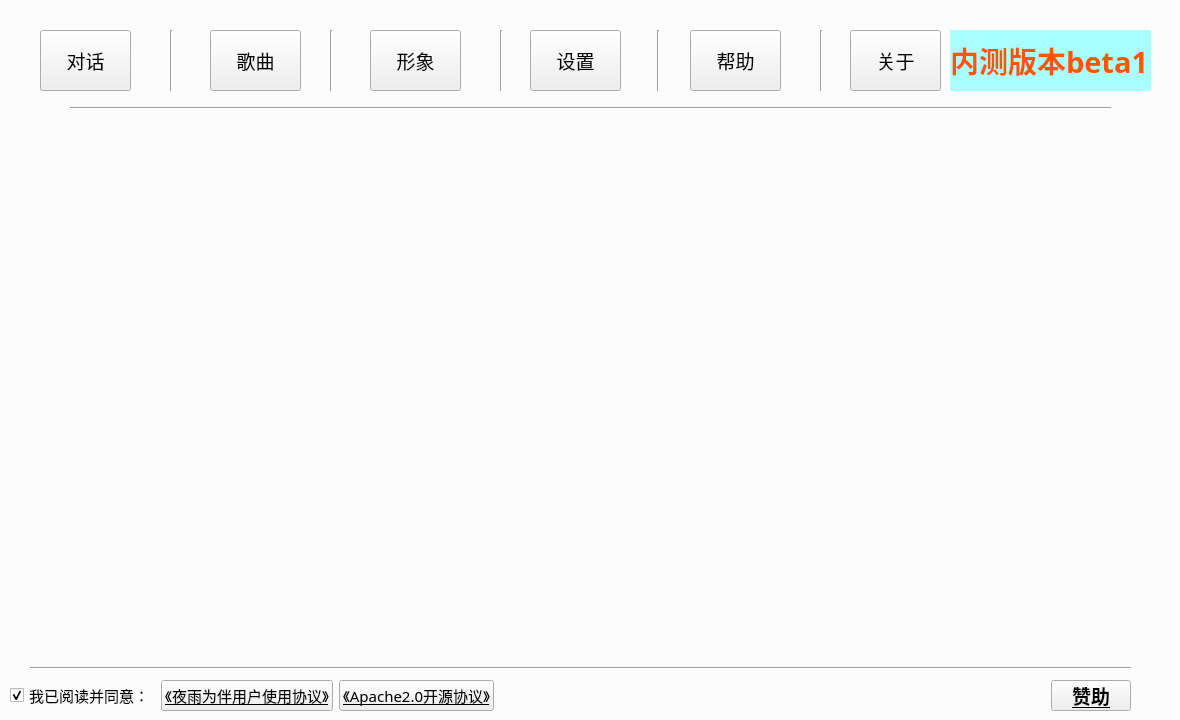
<?xml version="1.0" encoding="UTF-8"?>
<ui version="4.0">
 <class>mainform</class>
 <widget class="QWidget" name="mainform">
  <property name="geometry">
   <rect>
    <x>0</x>
    <y>0</y>
    <width>1180</width>
    <height>720</height>
   </rect>
  </property>
  <property name="font">
   <font>
    <family>新宋体</family>
    <pointsize>11</pointsize>
   </font>
  </property>
  <property name="windowTitle">
   <string>Form</string>
  </property>
  <widget class="QPushButton" name="talk_button">
   <property name="geometry">
    <rect>
     <x>40</x>
     <y>30</y>
     <width>91</width>
     <height>61</height>
    </rect>
   </property>
   <property name="font">
    <font>
     <family>新宋体</family>
     <pointsize>14</pointsize>
    </font>
   </property>
   <property name="text">
    <string>对话</string>
   </property>
  </widget>
  <widget class="Line" name="dock_line1">
   <property name="geometry">
    <rect>
     <x>170</x>
     <y>30</y>
     <width>3</width>
     <height>61</height>
    </rect>
   </property>
   <property name="orientation">
    <enum>Qt::Vertical</enum>
   </property>
  </widget>
  <widget class="Line" name="dock_line2">
   <property name="geometry">
    <rect>
     <x>330</x>
     <y>30</y>
     <width>3</width>
     <height>61</height>
    </rect>
   </property>
   <property name="orientation">
    <enum>Qt::Vertical</enum>
   </property>
  </widget>
  <widget class="QPushButton" name="sing_button">
   <property name="geometry">
    <rect>
     <x>210</x>
     <y>30</y>
     <width>91</width>
     <height>61</height>
    </rect>
   </property>
   <property name="font">
    <font>
     <family>新宋体</family>
     <pointsize>14</pointsize>
    </font>
   </property>
   <property name="text">
    <string>歌曲</string>
   </property>
  </widget>
  <widget class="Line" name="dock_line3">
   <property name="geometry">
    <rect>
     <x>500</x>
     <y>30</y>
     <width>3</width>
     <height>61</height>
    </rect>
   </property>
   <property name="orientation">
    <enum>Qt::Vertical</enum>
   </property>
  </widget>
  <widget class="QPushButton" name="person_button">
   <property name="geometry">
    <rect>
     <x>370</x>
     <y>30</y>
     <width>91</width>
     <height>61</height>
    </rect>
   </property>
   <property name="font">
    <font>
     <family>新宋体</family>
     <pointsize>14</pointsize>
    </font>
   </property>
   <property name="text">
    <string>形象</string>
   </property>
  </widget>
  <widget class="Line" name="dock_line4">
   <property name="geometry">
    <rect>
     <x>657</x>
     <y>30</y>
     <width>3</width>
     <height>61</height>
    </rect>
   </property>
   <property name="orientation">
    <enum>Qt::Vertical</enum>
   </property>
  </widget>
  <widget class="QPushButton" name="setting_button">
   <property name="geometry">
    <rect>
     <x>530</x>
     <y>30</y>
     <width>91</width>
     <height>61</height>
    </rect>
   </property>
   <property name="font">
    <font>
     <family>新宋体</family>
     <pointsize>14</pointsize>
    </font>
   </property>
   <property name="text">
    <string>设置</string>
   </property>
  </widget>
  <widget class="Line" name="dock_line5">
   <property name="geometry">
    <rect>
     <x>820</x>
     <y>30</y>
     <width>3</width>
     <height>61</height>
    </rect>
   </property>
   <property name="orientation">
    <enum>Qt::Vertical</enum>
   </property>
  </widget>
  <widget class="QPushButton" name="help_button">
   <property name="geometry">
    <rect>
     <x>690</x>
     <y>30</y>
     <width>91</width>
     <height>61</height>
    </rect>
   </property>
   <property name="font">
    <font>
     <family>新宋体</family>
     <pointsize>14</pointsize>
    </font>
   </property>
   <property name="text">
    <string>帮助</string>
   </property>
  </widget>
  <widget class="QPushButton" name="about_button">
   <property name="geometry">
    <rect>
     <x>850</x>
     <y>30</y>
     <width>91</width>
     <height>61</height>
    </rect>
   </property>
   <property name="font">
    <font>
     <family>新宋体</family>
     <pointsize>14</pointsize>
    </font>
   </property>
   <property name="text">
    <string>关于</string>
   </property>
  </widget>
  <widget class="Line" name="mainform_line1">
   <property name="geometry">
    <rect>
     <x>70</x>
     <y>100</y>
     <width>1041</width>
     <height>16</height>
    </rect>
   </property>
   <property name="orientation">
    <enum>Qt::Horizontal</enum>
   </property>
  </widget>
  <widget class="QWidget" name="horizontalLayoutWidget">
   <property name="geometry">
    <rect>
     <x>10</x>
     <y>680</y>
     <width>1161</width>
     <height>31</height>
    </rect>
   </property>
   <layout class="QHBoxLayout" name="statusbar_layout" stretch="0,0,0,4,0,0">
    <item>
     <widget class="QCheckBox" name="agreement_checkbox">
      <property name="text">
       <string>我已阅读并同意：</string>
      </property>
      <property name="checked">
       <bool>true</bool>
      </property>
     </widget>
    </item>
    <item>
     <widget class="QPushButton" name="RainyFriend_agreement_button">
      <property name="font">
       <font>
        <family>新宋体</family>
        <pointsize>11</pointsize>
        <underline>true</underline>
       </font>
      </property>
      <property name="text">
       <string>《夜雨为伴用户使用协议》</string>
      </property>
     </widget>
    </item>
    <item>
     <widget class="QPushButton" name="Apache_agreement_button">
      <property name="font">
       <font>
        <family>新宋体</family>
        <pointsize>11</pointsize>
        <underline>true</underline>
       </font>
      </property>
      <property name="text">
       <string>《Apache2.0开源协议》</string>
      </property>
     </widget>
    </item>
    <item>
     <spacer name="status_bar_sp1">
      <property name="orientation">
       <enum>Qt::Horizontal</enum>
      </property>
      <property name="sizeHint" stdset="0">
       <size>
        <width>40</width>
        <height>20</height>
       </size>
      </property>
     </spacer>
    </item>
    <item>
     <widget class="QPushButton" name="encourage_button">
      <property name="font">
       <font>
        <family>隶书</family>
        <pointsize>14</pointsize>
        <bold>true</bold>
        <underline>true</underline>
       </font>
      </property>
      <property name="text">
       <string>赞助</string>
      </property>
     </widget>
    </item>
    <item>
     <spacer name="status_bar_sp2">
      <property name="orientation">
       <enum>Qt::Horizontal</enum>
      </property>
      <property name="sizeHint" stdset="0">
       <size>
        <width>40</width>
        <height>20</height>
       </size>
      </property>
     </spacer>
    </item>
   </layout>
  </widget>
  <widget class="QWidget" name="horizontalLayoutWidget_2">
   <property name="geometry">
    <rect>
     <x>25</x>
     <y>122</y>
     <width>1121</width>
     <height>531</height>
    </rect>
   </property>
   <layout class="QHBoxLayout" name="show_layout"/>
  </widget>
  <widget class="Line" name="mainform_line2">
   <property name="geometry">
    <rect>
     <x>30</x>
     <y>660</y>
     <width>1101</width>
     <height>16</height>
    </rect>
   </property>
   <property name="orientation">
    <enum>Qt::Horizontal</enum>
   </property>
  </widget>
  <widget class="QLabel" name="Test_label">
   <property name="geometry">
    <rect>
     <x>950</x>
     <y>30</y>
     <width>201</width>
     <height>61</height>
    </rect>
   </property>
   <property name="palette">
    <palette>
     <active>
      <colorrole role="WindowText">
       <brush brushstyle="SolidPattern">
        <color alpha="255">
         <red>255</red>
         <green>85</green>
         <blue>0</blue>
        </color>
       </brush>
      </colorrole>
      <colorrole role="Button">
       <brush brushstyle="SolidPattern">
        <color alpha="255">
         <red>170</red>
         <green>255</green>
         <blue>255</blue>
        </color>
       </brush>
      </colorrole>
      <colorrole role="Base">
       <brush brushstyle="SolidPattern">
        <color alpha="255">
         <red>170</red>
         <green>255</green>
         <blue>255</blue>
        </color>
       </brush>
      </colorrole>
      <colorrole role="Window">
       <brush brushstyle="SolidPattern">
        <color alpha="255">
         <red>170</red>
         <green>255</green>
         <blue>255</blue>
        </color>
       </brush>
      </colorrole>
     </active>
     <inactive>
      <colorrole role="WindowText">
       <brush brushstyle="SolidPattern">
        <color alpha="255">
         <red>255</red>
         <green>85</green>
         <blue>0</blue>
        </color>
       </brush>
      </colorrole>
      <colorrole role="Button">
       <brush brushstyle="SolidPattern">
        <color alpha="255">
         <red>170</red>
         <green>255</green>
         <blue>255</blue>
        </color>
       </brush>
      </colorrole>
      <colorrole role="Base">
       <brush brushstyle="SolidPattern">
        <color alpha="255">
         <red>170</red>
         <green>255</green>
         <blue>255</blue>
        </color>
       </brush>
      </colorrole>
      <colorrole role="Window">
       <brush brushstyle="SolidPattern">
        <color alpha="255">
         <red>170</red>
         <green>255</green>
         <blue>255</blue>
        </color>
       </brush>
      </colorrole>
     </inactive>
     <disabled>
      <colorrole role="Button">
       <brush brushstyle="SolidPattern">
        <color alpha="255">
         <red>170</red>
         <green>255</green>
         <blue>255</blue>
        </color>
       </brush>
      </colorrole>
      <colorrole role="Base">
       <brush brushstyle="SolidPattern">
        <color alpha="255">
         <red>170</red>
         <green>255</green>
         <blue>255</blue>
        </color>
       </brush>
      </colorrole>
      <colorrole role="Window">
       <brush brushstyle="SolidPattern">
        <color alpha="255">
         <red>170</red>
         <green>255</green>
         <blue>255</blue>
        </color>
       </brush>
      </colorrole>
     </disabled>
    </palette>
   </property>
   <property name="font">
    <font>
     <family>新宋体</family>
     <pointsize>22</pointsize>
     <italic>false</italic>
     <bold>true</bold>
    </font>
   </property>
   <property name="styleSheet">
    <string notr="true">background-color: rgb(170, 255, 255);</string>
   </property>
   <property name="text">
    <string>内测版本beta1</string>
   </property>
  </widget>
  <widget class="QLabel" name="back_label">
   <property name="geometry">
    <rect>
     <x>0</x>
     <y>0</y>
     <width>1180</width>
     <height>720</height>
    </rect>
   </property>
   <property name="styleSheet">
    <string notr="true">border-image: url(:/image/image/mainback.jpg);</string>
   </property>
   <property name="text">
    <string/>
   </property>
  </widget>
  <widget class="QLabel" name="back_label2">
   <property name="geometry">
    <rect>
     <x>0</x>
     <y>0</y>
     <width>1180</width>
     <height>720</height>
    </rect>
   </property>
   <property name="styleSheet">
    <string notr="true">background-color: rgba(255, 255, 255, 215);</string>
   </property>
   <property name="text">
    <string/>
   </property>
  </widget>
  <zorder>back_label</zorder>
  <zorder>back_label2</zorder>
  <zorder>talk_button</zorder>
  <zorder>dock_line1</zorder>
  <zorder>dock_line2</zorder>
  <zorder>sing_button</zorder>
  <zorder>dock_line3</zorder>
  <zorder>person_button</zorder>
  <zorder>dock_line4</zorder>
  <zorder>setting_button</zorder>
  <zorder>dock_line5</zorder>
  <zorder>help_button</zorder>
  <zorder>about_button</zorder>
  <zorder>mainform_line1</zorder>
  <zorder>horizontalLayoutWidget</zorder>
  <zorder>horizontalLayoutWidget_2</zorder>
  <zorder>mainform_line2</zorder>
  <zorder>Test_label</zorder>
 </widget>
 <resources>
  <include location="NightRain.qrc"/>
 </resources>
 <connections/>
</ui>
